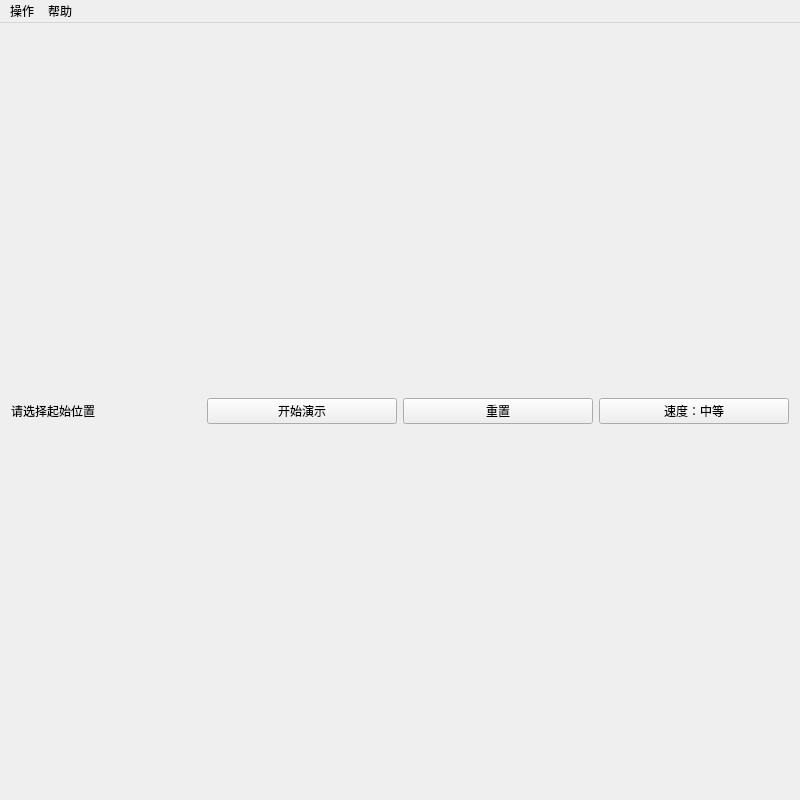
<?xml version="1.0" encoding="UTF-8"?>
<ui version="4.0">
 <class>MainWindow</class>
 <widget class="QMainWindow" name="MainWindow">
  <property name="geometry">
   <rect>
    <x>0</x>
    <y>0</y>
    <width>800</width>
    <height>800</height>
   </rect>
  </property>
  <property name="windowTitle">
   <string>国际象棋马的遍历</string>
  </property>
  <widget class="QWidget" name="centralWidget">
   <layout class="QVBoxLayout" name="verticalLayout">
    <item>
     <layout class="QHBoxLayout" name="horizontalLayout">
      <item>
       <widget class="QLabel" name="statusLabel">
        <property name="text">
         <string>请选择起始位置</string>
        </property>
       </widget>
      </item>
      <item>
       <widget class="QPushButton" name="startBtn">
        <property name="text">
         <string>开始演示</string>
        </property>
       </widget>
      </item>
      <item>
       <widget class="QPushButton" name="resetBtn">
        <property name="text">
         <string>重置</string>
        </property>
       </widget>
      </item>
      <item>
       <widget class="QPushButton" name="speedBtn">
        <property name="text">
         <string>速度：中等</string>
        </property>
       </widget>
      </item>
     </layout>
    </item>
   </layout>
  </widget>
  <widget class="QMenuBar" name="menuBar">
   <property name="geometry">
    <rect>
     <x>0</x>
     <y>0</y>
     <width>800</width>
     <height>17</height>
    </rect>
   </property>
   <widget class="QMenu" name="menu">
    <property name="title">
     <string>操作</string>
    </property>
    <addaction name="actionStart"/>
    <addaction name="actionReset"/>
    <addaction name="separator"/>
    <addaction name="actionExit"/>
   </widget>
   <widget class="QMenu" name="menu2">
    <property name="title">
     <string>帮助</string>
    </property>
    <addaction name="actionAbout"/>
   </widget>
   <addaction name="menu"/>
   <addaction name="menu2"/>
  </widget>
  <action name="actionStart">
   <property name="text">
    <string>开始演示</string>
   </property>
  </action>
  <action name="actionReset">
   <property name="text">
    <string>重置</string>
   </property>
  </action>
  <action name="actionExit">
   <property name="text">
    <string>退出</string>
   </property>
  </action>
  <action name="actionAbout">
   <property name="text">
    <string>关于</string>
   </property>
  </action>
 </widget>
 <layoutdefault spacing="6" margin="11"/>
 <resources/>
 <connections>
  <connection>
   <sender>actionStart</sender>
   <signal>triggered()</signal>
   <receiver>startBtn</receiver>
   <slot>click()</slot>
   <hints>
    <hint type="sourcelabel">
     <x>-1</x>
     <y>-1</y>
    </hint>
    <hint type="destinationlabel">
     <x>150</x>
     <y>30</y>
    </hint>
   </hints>
  </connection>
  <connection>
   <sender>actionReset</sender>
   <signal>triggered()</signal>
   <receiver>resetBtn</receiver>
   <slot>click()</slot>
   <hints>
    <hint type="sourcelabel">
     <x>-1</x>
     <y>-1</y>
    </hint>
    <hint type="destinationlabel">
     <x>220</x>
     <y>30</y>
    </hint>
   </hints>
  </connection>
  <connection>
   <sender>actionExit</sender>
   <signal>triggered()</signal>
   <receiver>MainWindow</receiver>
   <slot>close()</slot>
   <hints>
    <hint type="sourcelabel">
     <x>-1</x>
     <y>-1</y>
    </hint>
    <hint type="destinationlabel">
     <x>790</x>
     <y>10</y>
    </hint>
   </hints>
  </connection>
 </connections>
</ui>
